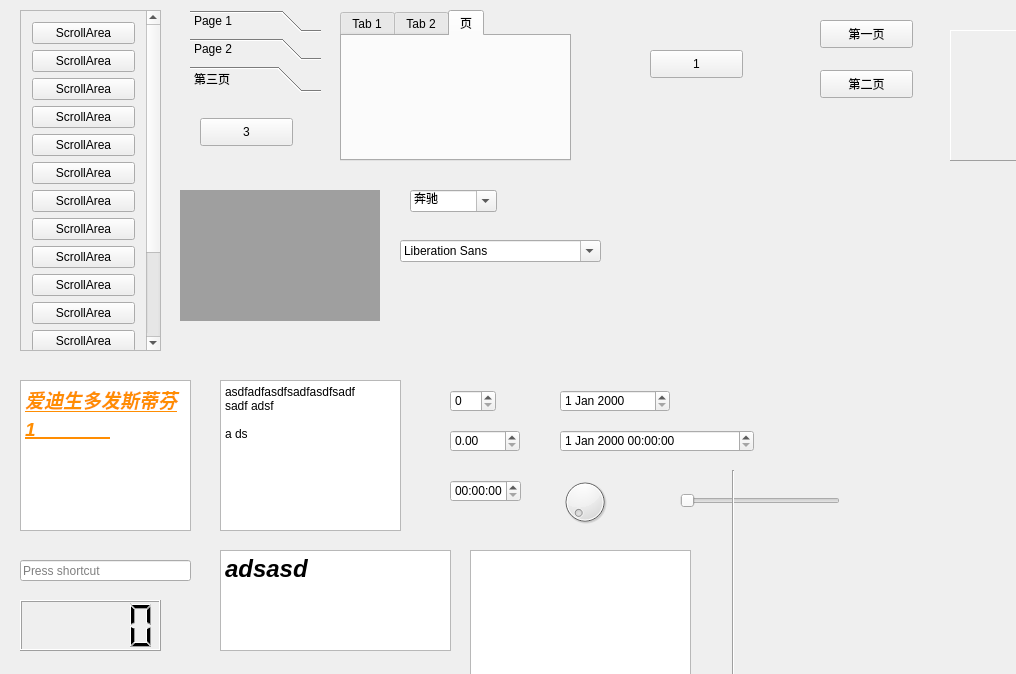
<?xml version="1.0" encoding="UTF-8"?>
<ui version="4.0">
 <class>Widget</class>
 <widget class="QWidget" name="Widget">
  <property name="geometry">
   <rect>
    <x>0</x>
    <y>0</y>
    <width>1016</width>
    <height>674</height>
   </rect>
  </property>
  <property name="windowTitle">
   <string>Widget</string>
  </property>
  <widget class="QScrollArea" name="scrollArea">
   <property name="geometry">
    <rect>
     <x>20</x>
     <y>10</y>
     <width>141</width>
     <height>341</height>
    </rect>
   </property>
   <property name="widgetResizable">
    <bool>true</bool>
   </property>
   <widget class="QWidget" name="scrollAreaWidgetContents">
    <property name="geometry">
     <rect>
      <x>0</x>
      <y>0</y>
      <width>118</width>
      <height>575</height>
     </rect>
    </property>
    <layout class="QVBoxLayout" name="verticalLayout">
     <item>
      <widget class="QPushButton" name="pushButton">
       <property name="text">
        <string>ScrollArea</string>
       </property>
      </widget>
     </item>
     <item>
      <widget class="QPushButton" name="pushButton_14">
       <property name="text">
        <string>ScrollArea</string>
       </property>
      </widget>
     </item>
     <item>
      <widget class="QPushButton" name="pushButton_13">
       <property name="text">
        <string>ScrollArea</string>
       </property>
      </widget>
     </item>
     <item>
      <widget class="QPushButton" name="pushButton_12">
       <property name="text">
        <string>ScrollArea</string>
       </property>
      </widget>
     </item>
     <item>
      <widget class="QPushButton" name="pushButton_11">
       <property name="text">
        <string>ScrollArea</string>
       </property>
      </widget>
     </item>
     <item>
      <widget class="QPushButton" name="pushButton_10">
       <property name="text">
        <string>ScrollArea</string>
       </property>
      </widget>
     </item>
     <item>
      <widget class="QPushButton" name="pushButton_9">
       <property name="text">
        <string>ScrollArea</string>
       </property>
      </widget>
     </item>
     <item>
      <widget class="QPushButton" name="pushButton_8">
       <property name="text">
        <string>ScrollArea</string>
       </property>
      </widget>
     </item>
     <item>
      <widget class="QPushButton" name="pushButton_7">
       <property name="text">
        <string>ScrollArea</string>
       </property>
      </widget>
     </item>
     <item>
      <widget class="QPushButton" name="pushButton_6">
       <property name="text">
        <string>ScrollArea</string>
       </property>
      </widget>
     </item>
     <item>
      <widget class="QPushButton" name="pushButton_5">
       <property name="text">
        <string>ScrollArea</string>
       </property>
      </widget>
     </item>
     <item>
      <widget class="QPushButton" name="pushButton_4">
       <property name="text">
        <string>ScrollArea</string>
       </property>
      </widget>
     </item>
     <item>
      <widget class="QPushButton" name="pushButton_3">
       <property name="text">
        <string>ScrollArea</string>
       </property>
      </widget>
     </item>
     <item>
      <widget class="QPushButton" name="pushButton_2">
       <property name="text">
        <string>ScrollArea</string>
       </property>
      </widget>
     </item>
     <item>
      <widget class="QPushButton" name="pushButton_16">
       <property name="text">
        <string>ScrollArea</string>
       </property>
      </widget>
     </item>
     <item>
      <widget class="QPushButton" name="pushButton_15">
       <property name="text">
        <string>ScrollArea</string>
       </property>
      </widget>
     </item>
    </layout>
   </widget>
  </widget>
  <widget class="QToolBox" name="toolBox">
   <property name="geometry">
    <rect>
     <x>190</x>
     <y>10</y>
     <width>131</width>
     <height>171</height>
    </rect>
   </property>
   <property name="currentIndex">
    <number>2</number>
   </property>
   <widget class="QWidget" name="page">
    <property name="geometry">
     <rect>
      <x>0</x>
      <y>0</y>
      <width>131</width>
      <height>81</height>
     </rect>
    </property>
    <attribute name="label">
     <string>Page 1</string>
    </attribute>
    <widget class="QPushButton" name="pushButton_17">
     <property name="geometry">
      <rect>
       <x>10</x>
       <y>10</y>
       <width>93</width>
       <height>28</height>
      </rect>
     </property>
     <property name="text">
      <string>1</string>
     </property>
    </widget>
   </widget>
   <widget class="QWidget" name="page_2">
    <property name="geometry">
     <rect>
      <x>0</x>
      <y>0</y>
      <width>131</width>
      <height>81</height>
     </rect>
    </property>
    <attribute name="label">
     <string>Page 2</string>
    </attribute>
    <widget class="QPushButton" name="pushButton_18">
     <property name="geometry">
      <rect>
       <x>10</x>
       <y>10</y>
       <width>93</width>
       <height>28</height>
      </rect>
     </property>
     <property name="text">
      <string>2</string>
     </property>
    </widget>
   </widget>
   <widget class="QWidget" name="page_3">
    <attribute name="label">
     <string>第三页</string>
    </attribute>
    <widget class="QPushButton" name="pushButton_19">
     <property name="geometry">
      <rect>
       <x>10</x>
       <y>20</y>
       <width>93</width>
       <height>28</height>
      </rect>
     </property>
     <property name="text">
      <string>3</string>
     </property>
    </widget>
   </widget>
  </widget>
  <widget class="QTabWidget" name="tabWidget">
   <property name="geometry">
    <rect>
     <x>340</x>
     <y>10</y>
     <width>231</width>
     <height>151</height>
    </rect>
   </property>
   <property name="currentIndex">
    <number>2</number>
   </property>
   <widget class="QWidget" name="tab">
    <attribute name="title">
     <string>Tab 1</string>
    </attribute>
    <widget class="QPushButton" name="pushButton_20">
     <property name="geometry">
      <rect>
       <x>70</x>
       <y>40</y>
       <width>93</width>
       <height>28</height>
      </rect>
     </property>
     <property name="text">
      <string>1</string>
     </property>
    </widget>
   </widget>
   <widget class="QWidget" name="tab_2">
    <attribute name="title">
     <string>Tab 2</string>
    </attribute>
    <widget class="QPushButton" name="pushButton_21">
     <property name="geometry">
      <rect>
       <x>80</x>
       <y>40</y>
       <width>93</width>
       <height>28</height>
      </rect>
     </property>
     <property name="text">
      <string>2</string>
     </property>
    </widget>
   </widget>
   <widget class="QWidget" name="tab_3">
    <attribute name="title">
     <string>页</string>
    </attribute>
   </widget>
  </widget>
  <widget class="QStackedWidget" name="stackedWidget">
   <property name="geometry">
    <rect>
     <x>620</x>
     <y>20</y>
     <width>171</width>
     <height>121</height>
    </rect>
   </property>
   <property name="currentIndex">
    <number>0</number>
   </property>
   <widget class="QWidget" name="page_4">
    <widget class="QPushButton" name="pushButton_22">
     <property name="geometry">
      <rect>
       <x>30</x>
       <y>30</y>
       <width>93</width>
       <height>28</height>
      </rect>
     </property>
     <property name="text">
      <string>1</string>
     </property>
    </widget>
   </widget>
   <widget class="QWidget" name="page_5">
    <widget class="QPushButton" name="pushButton_23">
     <property name="geometry">
      <rect>
       <x>30</x>
       <y>50</y>
       <width>93</width>
       <height>28</height>
      </rect>
     </property>
     <property name="text">
      <string>2</string>
     </property>
    </widget>
   </widget>
  </widget>
  <widget class="QPushButton" name="pushButton_24">
   <property name="geometry">
    <rect>
     <x>820</x>
     <y>20</y>
     <width>93</width>
     <height>28</height>
    </rect>
   </property>
   <property name="text">
    <string>第一页</string>
   </property>
  </widget>
  <widget class="QPushButton" name="pushButton_25">
   <property name="geometry">
    <rect>
     <x>820</x>
     <y>70</y>
     <width>93</width>
     <height>28</height>
    </rect>
   </property>
   <property name="text">
    <string>第二页</string>
   </property>
  </widget>
  <widget class="QFrame" name="frame">
   <property name="geometry">
    <rect>
     <x>950</x>
     <y>30</y>
     <width>171</width>
     <height>131</height>
    </rect>
   </property>
   <property name="frameShape">
    <enum>QFrame::Panel</enum>
   </property>
   <property name="frameShadow">
    <enum>QFrame::Raised</enum>
   </property>
  </widget>
  <widget class="QMdiArea" name="mdiArea">
   <property name="geometry">
    <rect>
     <x>180</x>
     <y>190</y>
     <width>200</width>
     <height>131</height>
    </rect>
   </property>
  </widget>
  <widget class="QComboBox" name="comboBox">
   <property name="geometry">
    <rect>
     <x>410</x>
     <y>190</y>
     <width>87</width>
     <height>22</height>
    </rect>
   </property>
   <property name="editable">
    <bool>true</bool>
   </property>
   <item>
    <property name="text">
     <string>奔驰</string>
    </property>
   </item>
   <item>
    <property name="text">
     <string>宝马</string>
    </property>
   </item>
   <item>
    <property name="text">
     <string>吉利</string>
    </property>
   </item>
  </widget>
  <widget class="QFontComboBox" name="fontComboBox">
   <property name="geometry">
    <rect>
     <x>400</x>
     <y>240</y>
     <width>201</width>
     <height>22</height>
    </rect>
   </property>
  </widget>
  <widget class="QTextEdit" name="textEdit">
   <property name="geometry">
    <rect>
     <x>20</x>
     <y>380</y>
     <width>171</width>
     <height>151</height>
    </rect>
   </property>
   <property name="html">
    <string>&lt;!DOCTYPE HTML PUBLIC &quot;-//W3C//DTD HTML 4.0//EN&quot; &quot;http://www.w3.org/TR/REC-html40/strict.dtd&quot;&gt;
&lt;html&gt;&lt;head&gt;&lt;meta name=&quot;qrichtext&quot; content=&quot;1&quot; /&gt;&lt;style type=&quot;text/css&quot;&gt;
p, li { white-space: pre-wrap; }
&lt;/style&gt;&lt;/head&gt;&lt;body style=&quot; font-family:'SimSun'; font-size:9pt; font-weight:400; font-style:normal;&quot;&gt;
&lt;p style=&quot; margin-top:0px; margin-bottom:0px; margin-left:0px; margin-right:0px; -qt-block-indent:0; text-indent:0px;&quot;&gt;&lt;span style=&quot; font-size:14pt; font-weight:600; font-style:italic; text-decoration: underline; color:#ff8d02;&quot;&gt;爱迪生多发斯蒂芬1	 &lt;/span&gt;&lt;/p&gt;&lt;/body&gt;&lt;/html&gt;</string>
   </property>
  </widget>
  <widget class="QPlainTextEdit" name="plainTextEdit">
   <property name="geometry">
    <rect>
     <x>220</x>
     <y>380</y>
     <width>181</width>
     <height>151</height>
    </rect>
   </property>
   <property name="plainText">
    <string>asdfadfasdfsadfasdfsadf
sadf adsf

a ds</string>
   </property>
  </widget>
  <widget class="QSpinBox" name="spinBox">
   <property name="geometry">
    <rect>
     <x>450</x>
     <y>390</y>
     <width>46</width>
     <height>22</height>
    </rect>
   </property>
  </widget>
  <widget class="QDoubleSpinBox" name="doubleSpinBox">
   <property name="geometry">
    <rect>
     <x>450</x>
     <y>430</y>
     <width>70</width>
     <height>22</height>
    </rect>
   </property>
  </widget>
  <widget class="QTimeEdit" name="timeEdit">
   <property name="geometry">
    <rect>
     <x>450</x>
     <y>480</y>
     <width>71</width>
     <height>22</height>
    </rect>
   </property>
  </widget>
  <widget class="QDateEdit" name="dateEdit">
   <property name="geometry">
    <rect>
     <x>560</x>
     <y>390</y>
     <width>110</width>
     <height>22</height>
    </rect>
   </property>
  </widget>
  <widget class="QDateTimeEdit" name="dateTimeEdit">
   <property name="geometry">
    <rect>
     <x>560</x>
     <y>430</y>
     <width>194</width>
     <height>22</height>
    </rect>
   </property>
  </widget>
  <widget class="QDial" name="dial">
   <property name="geometry">
    <rect>
     <x>560</x>
     <y>470</y>
     <width>50</width>
     <height>64</height>
    </rect>
   </property>
  </widget>
  <widget class="QSlider" name="horizontalSlider">
   <property name="geometry">
    <rect>
     <x>680</x>
     <y>490</y>
     <width>160</width>
     <height>22</height>
    </rect>
   </property>
   <property name="orientation">
    <enum>Qt::Horizontal</enum>
   </property>
  </widget>
  <widget class="QKeySequenceEdit" name="keySequenceEdit">
   <property name="geometry">
    <rect>
     <x>20</x>
     <y>560</y>
     <width>171</width>
     <height>21</height>
    </rect>
   </property>
  </widget>
  <widget class="QTextBrowser" name="textBrowser">
   <property name="geometry">
    <rect>
     <x>220</x>
     <y>550</y>
     <width>231</width>
     <height>101</height>
    </rect>
   </property>
   <property name="html">
    <string>&lt;!DOCTYPE HTML PUBLIC &quot;-//W3C//DTD HTML 4.0//EN&quot; &quot;http://www.w3.org/TR/REC-html40/strict.dtd&quot;&gt;
&lt;html&gt;&lt;head&gt;&lt;meta name=&quot;qrichtext&quot; content=&quot;1&quot; /&gt;&lt;style type=&quot;text/css&quot;&gt;
p, li { white-space: pre-wrap; }
&lt;/style&gt;&lt;/head&gt;&lt;body style=&quot; font-family:'SimSun'; font-size:9pt; font-weight:400; font-style:normal;&quot;&gt;
&lt;p style=&quot; margin-top:0px; margin-bottom:0px; margin-left:0px; margin-right:0px; -qt-block-indent:0; text-indent:0px;&quot;&gt;&lt;span style=&quot; font-size:18pt; font-weight:600; font-style:italic;&quot;&gt;adsasd&lt;/span&gt;&lt;/p&gt;&lt;/body&gt;&lt;/html&gt;</string>
   </property>
  </widget>
  <widget class="QGraphicsView" name="graphicsView">
   <property name="geometry">
    <rect>
     <x>470</x>
     <y>550</y>
     <width>221</width>
     <height>151</height>
    </rect>
   </property>
  </widget>
  <widget class="QLCDNumber" name="lcdNumber">
   <property name="geometry">
    <rect>
     <x>20</x>
     <y>600</y>
     <width>141</width>
     <height>51</height>
    </rect>
   </property>
  </widget>
  <widget class="QProgressBar" name="progressBar">
   <property name="geometry">
    <rect>
     <x>20</x>
     <y>680</y>
     <width>231</width>
     <height>23</height>
    </rect>
   </property>
   <property name="value">
    <number>24</number>
   </property>
  </widget>
  <widget class="Line" name="line">
   <property name="geometry">
    <rect>
     <x>30</x>
     <y>740</y>
     <width>711</width>
     <height>21</height>
    </rect>
   </property>
   <property name="orientation">
    <enum>Qt::Horizontal</enum>
   </property>
  </widget>
  <widget class="Line" name="line_2">
   <property name="geometry">
    <rect>
     <x>723</x>
     <y>470</y>
     <width>20</width>
     <height>301</height>
    </rect>
   </property>
   <property name="orientation">
    <enum>Qt::Vertical</enum>
   </property>
  </widget>
  <widget class="QLabel" name="label">
   <property name="geometry">
    <rect>
     <x>760</x>
     <y>740</y>
     <width>231</width>
     <height>201</height>
    </rect>
   </property>
   <property name="text">
    <string/>
   </property>
  </widget>
  <widget class="QLabel" name="label_2">
   <property name="geometry">
    <rect>
     <x>820</x>
     <y>190</y>
     <width>271</width>
     <height>291</height>
    </rect>
   </property>
   <property name="text">
    <string/>
   </property>
  </widget>
 </widget>
 <layoutdefault spacing="6" margin="11"/>
 <resources/>
 <connections/>
</ui>
